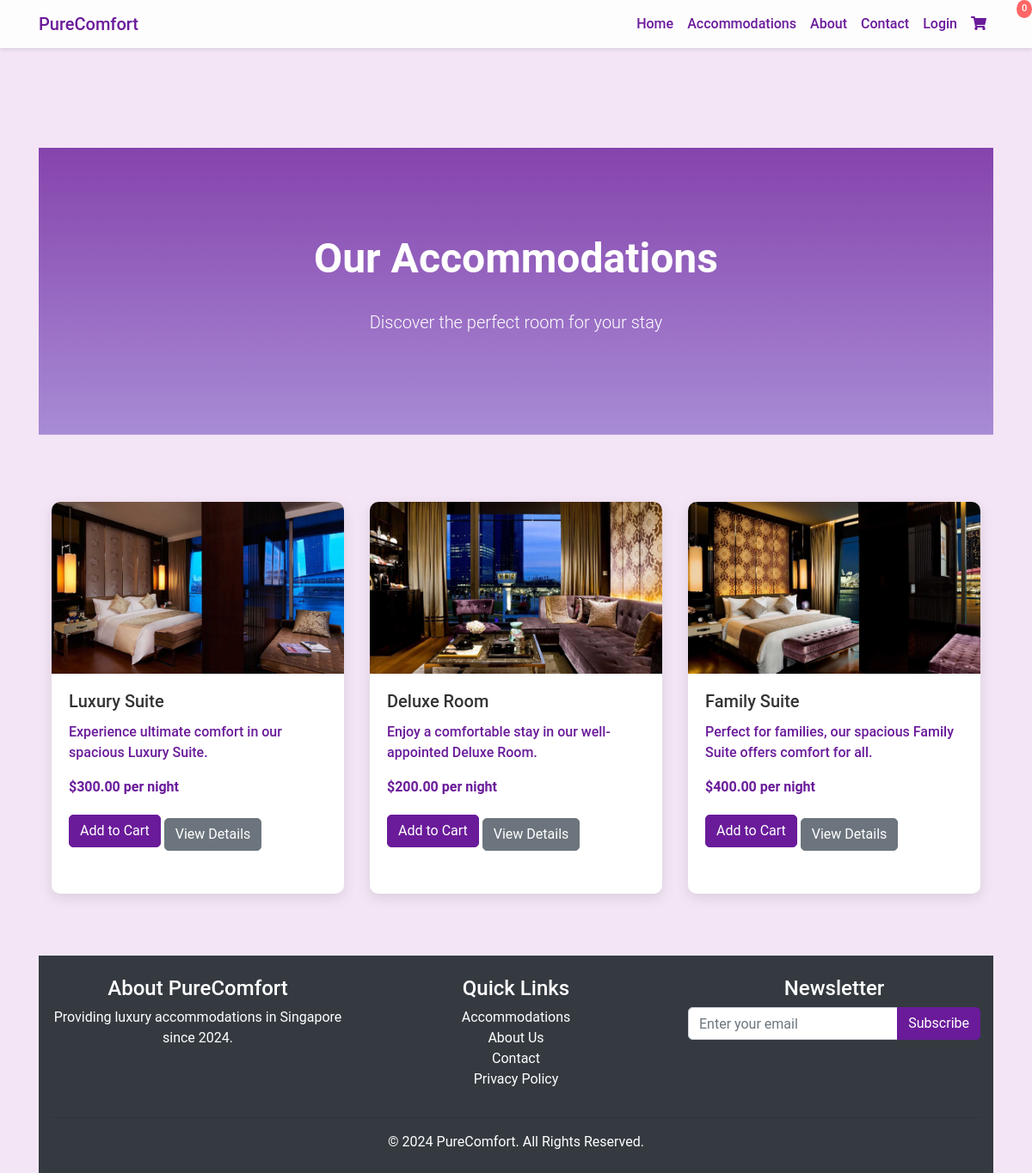
/accommodations.php (signed in), run on the app's committed database.
### tables this page shows
CREATE TABLE `rooms` (
  `id` int(11) NOT NULL AUTO_INCREMENT,
  `name` varchar(255) NOT NULL,
  `description` text DEFAULT NULL,
  `price` decimal(10,2) NOT NULL,
  `image` varchar(255) DEFAULT NULL,
  PRIMARY KEY (`id`)
);

### accommodations.php (the view, shortened to what this page needs)
<?php
require_once 'backend/db_config.php';
try {
    $stmt = $pdo->query("SELECT * FROM rooms");
    $rooms = $stmt->fetchAll(PDO::FETCH_ASSOC);
} catch (PDOException $e) {
    error_log('Database error: ' . $e->getMessage());
    $rooms = [];
}
include 'includes/header.php';
?>
<header class="hero accommodations-hero">
    <div class="container">
        <h1 class="fade-in">Our Accommodations</h1>
        <p class="lead text-white">Discover the perfect room for your stay</p>
    </div>
</header>
<section class="accommodations-section py-5">
    <div class="container">
        <div class="row">
            <?php if (!empty($rooms)): ?>
                <?php foreach ($rooms as $room): ?>
                    <div class="col-md-4 mb-4">
                        <div class="card h-100">
                            <?php if (!empty($room['image'])): ?>
                                <img src="img/<?= htmlspecialchars($room['image']) ?>" class="card-img-top" alt="<?= htmlspecialchars($room['name']) ?>">
                            <?php else: ?>
                                <div class="card-img-top bg-secondary text-white d-flex align-items-center justify-content-center" style="height: 200px;">No Image Available</div>
                            <?php endif; ?>
                            <div class="card-body">
                                <h5 class="card-title"><?= htmlspecialchars($room['name']) ?></h5>
                                <p class="card-text"><?= htmlspecialchars($room['description']) ?></p>
                                <p class="card-text"><strong>$<?= number_format($room['price'], 2) ?> per night</strong></p>
                                <?php if (isset($_SESSION['user_id'])): ?>
                                    <button class="btn btn-primary add-to-cart"
                                        data-room-id="<?= htmlspecialchars($room['id']) ?>"
                                        data-room-name="<?= htmlspecialchars($room['name']) ?>"
                                        data-room-price="<?= htmlspecialchars($room['price']) ?>">
                                        Add to Cart
                                    </button>
                                <?php else: ?>
                                    <a href="login.php" class="btn btn-primary">Login to Book</a>
                                <?php endif; ?>
                                <a href="room_details.php?id=<?= htmlspecialchars($room['id']) ?>" class="btn btn-secondary mt-2">View Details</a>
                            </div>
                        </div>
                    </div>
                <?php endforeach; ?>
            <?php else: ?>
                <div class="col-12">
                    <p>No rooms available at the moment. Please check back later.</p>
                </div>
            <?php endif; ?>
        </div>
    </div>
</section>
<?php include 'includes/footer.php'; ?>

### css/styles.css (style rules this page uses)
:root { --primary-color: #6a1b9a; --secondary-color: #9575cd; --accent-color: #ff6666; --background-color: #f3e5f5; --text-color: #333; --white: #ffffff; }
body { font-family: 'Roboto', Arial, sans-serif; color: var(--text-color); background-color: var(--background-color); padding-top: 76px; }
h1, h2, h3 { font-weight: 700; color: var(--primary-color); }
.hero { background: linear-gradient(rgba(106, 27, 154, 0.8), rgba(149, 117, 205, 0.8)); background-size: cover; background-position: center; padding: 100px 0; color: var(--white); text-align: center; margin-bottom: 30px; }
.hero h1 { font-size: 3rem; margin-bottom: 30px; color: var(--white); }
.card { background-color: var(--white); border: none; border-radius: 10px; overflow: hidden; margin-bottom: 30px; box-shadow: 0 5px 15px rgba(0, 0, 0, 0.1); transition: transform 0.3s ease, box-shadow 0.3s ease; }
.card img { height: 200px; object-fit: cover; width: 100%; }
.card-body { padding: 20px; }
.card-text { font-weight: 500; color: var(--primary-color); }
.btn { border-radius: 5px; }
.fade-in { animation: fadeIn 1s ease-in; }
.btn-primary { background-color: var(--primary-color); border-color: var(--primary-color); transition: all 0.3s ease; }

### data on the page
rooms: image (picture), name "Luxury Suite", description "Experience ultimate comfort in our spacious Luxury Suite.", price "300.00"
rooms: image (picture), name "Deluxe Room", description "Enjoy a comfortable stay in our well-appointed Deluxe Room.", price "200.00"
rooms: image (picture), name "Family Suite", description "Perfect for families, our spacious Family Suite offers comfort for all.", price "400.00"
